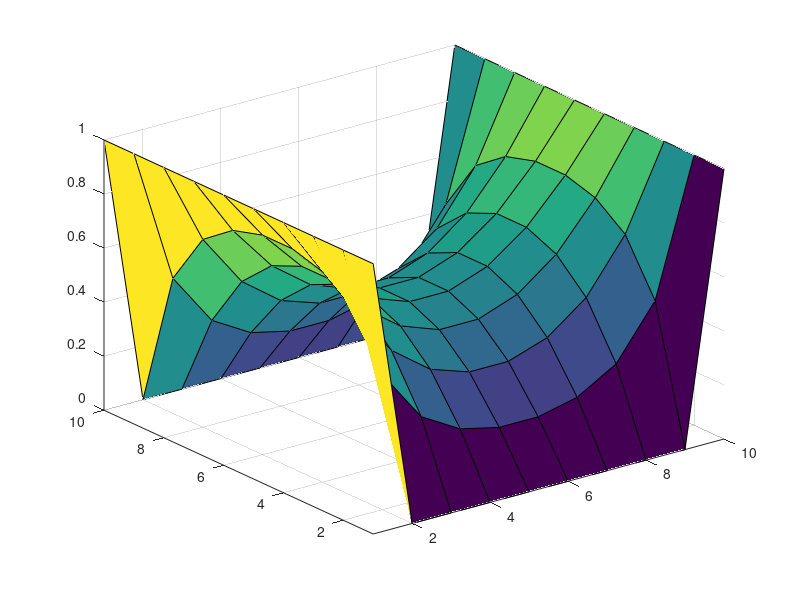
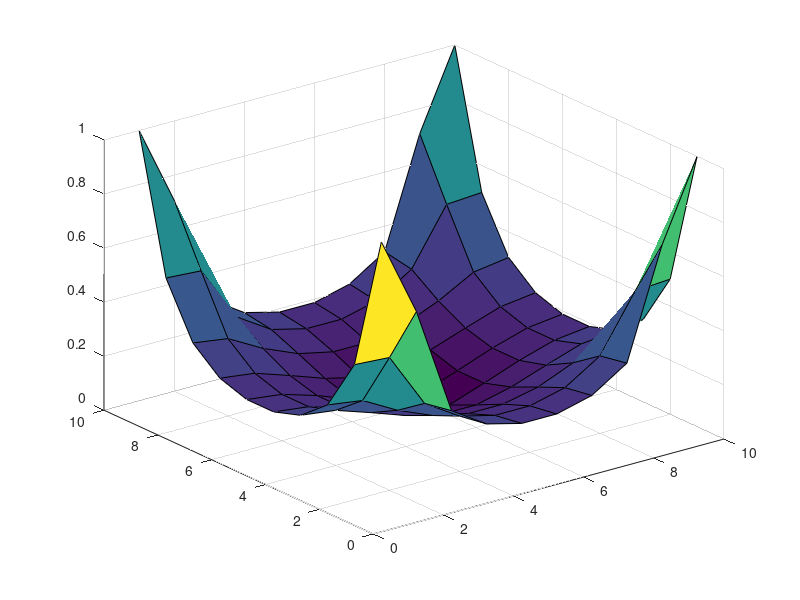
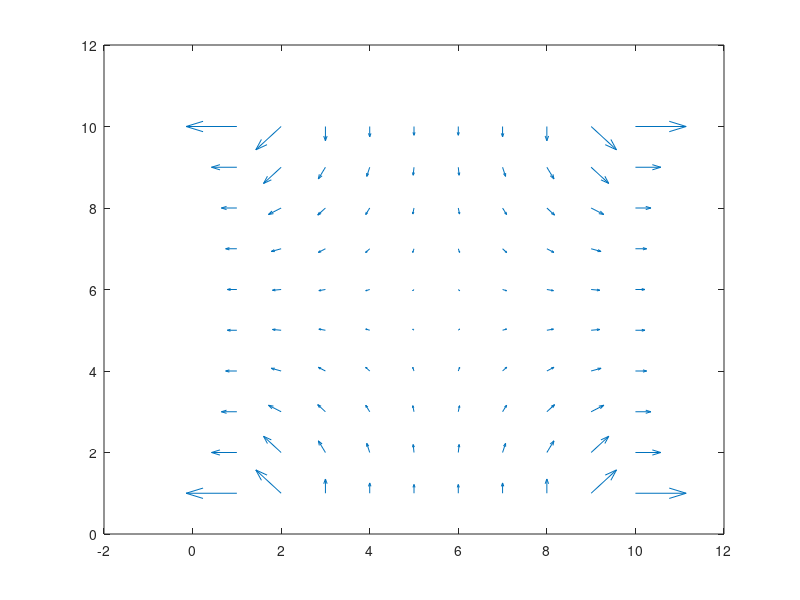

Reproduce these figures in MATLAB, in order.
%%PA4 Laplace

N=10;            %number variables
iterations=10;   %number iterations
steps=N*N;

V=zeros(N,N);         %matrix V (nx,ny)
% boundary conditions
left_BC = 1; % V
right_BC = 1; % V/m
top_BC = 0; % V/m
bottom_BC = 0; % V/m

V(1,:) = top_BC;
V(N,:) = bottom_BC;
V(:,1) = left_BC;
V(:,N) = right_BC;

while (steps >0)
    steps=steps-1;
    for i=2:(N-1)
        for j=2:(N-1)
            V(i,j)=((V(i+1,j)+V(i-1,j)+V(i,j+1)+V(i,j-1))/4);
        end
    end
    figure(1)
    surf(V);
    xlim([1 N]);
    ylim([1 N]);
    
    [X Y]=gradient(V);
    
    figure(2)
    Magnetic=sqrt(X.^2 + Y.^2);
    surf(Magnetic);

   figure(3)
   quiver(X,Y);
end

    